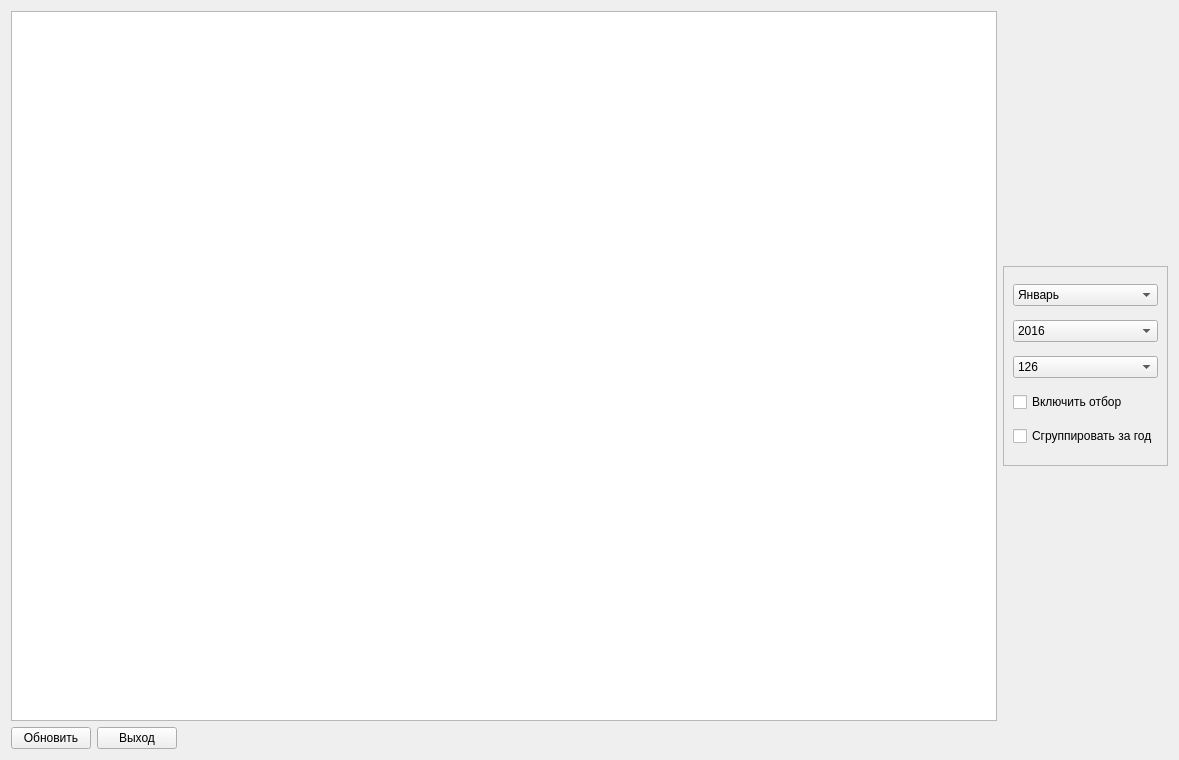
<?xml version="1.0" encoding="UTF-8"?>
<ui version="4.0">
 <class>FSeansVrv</class>
 <widget class="QWidget" name="FSeansVrv">
  <property name="windowModality">
   <enum>Qt::ApplicationModal</enum>
  </property>
  <property name="geometry">
   <rect>
    <x>0</x>
    <y>0</y>
    <width>1179</width>
    <height>760</height>
   </rect>
  </property>
  <property name="windowTitle">
   <string>Потери ИИ ВРВ БА КА </string>
  </property>
  <property name="windowIcon">
   <iconset resource="res.qrc">
    <normaloff>:/res/1/table.png</normaloff>:/res/1/table.png</iconset>
  </property>
  <layout class="QGridLayout" name="gridLayout">
   <item row="0" column="0">
    <widget class="QTableView" name="tableView"/>
   </item>
   <item row="0" column="1">
    <widget class="QFrame" name="frame">
     <property name="maximumSize">
      <size>
       <width>16777215</width>
       <height>200</height>
      </size>
     </property>
     <property name="frameShape">
      <enum>QFrame::StyledPanel</enum>
     </property>
     <property name="frameShadow">
      <enum>QFrame::Raised</enum>
     </property>
     <layout class="QVBoxLayout" name="verticalLayout">
      <item>
       <widget class="QComboBox" name="cb_mes">
        <item>
         <property name="text">
          <string>Январь</string>
         </property>
        </item>
        <item>
         <property name="text">
          <string>Февраль</string>
         </property>
        </item>
        <item>
         <property name="text">
          <string>Март</string>
         </property>
        </item>
        <item>
         <property name="text">
          <string>Апрель</string>
         </property>
        </item>
        <item>
         <property name="text">
          <string>Май</string>
         </property>
        </item>
        <item>
         <property name="text">
          <string>Июнь</string>
         </property>
        </item>
        <item>
         <property name="text">
          <string>Июль</string>
         </property>
        </item>
        <item>
         <property name="text">
          <string>Август</string>
         </property>
        </item>
        <item>
         <property name="text">
          <string>Сентябрь</string>
         </property>
        </item>
        <item>
         <property name="text">
          <string>Октябрь</string>
         </property>
        </item>
        <item>
         <property name="text">
          <string>Ноябрь</string>
         </property>
        </item>
        <item>
         <property name="text">
          <string>Декабрь</string>
         </property>
        </item>
       </widget>
      </item>
      <item>
       <widget class="QComboBox" name="cb_god">
        <item>
         <property name="text">
          <string>2016</string>
         </property>
        </item>
        <item>
         <property name="text">
          <string>2017</string>
         </property>
        </item>
        <item>
         <property name="text">
          <string>2018</string>
         </property>
        </item>
        <item>
         <property name="text">
          <string>2019</string>
         </property>
        </item>
        <item>
         <property name="text">
          <string>2020</string>
         </property>
        </item>
        <item>
         <property name="text">
          <string>2021</string>
         </property>
        </item>
        <item>
         <property name="text">
          <string>2022</string>
         </property>
        </item>
        <item>
         <property name="text">
          <string>2023</string>
         </property>
        </item>
        <item>
         <property name="text">
          <string>2024</string>
         </property>
        </item>
        <item>
         <property name="text">
          <string>2025</string>
         </property>
        </item>
        <item>
         <property name="text">
          <string>2026</string>
         </property>
        </item>
        <item>
         <property name="text">
          <string>2027</string>
         </property>
        </item>
        <item>
         <property name="text">
          <string>2028</string>
         </property>
        </item>
        <item>
         <property name="text">
          <string>2029</string>
         </property>
        </item>
        <item>
         <property name="text">
          <string>2030</string>
         </property>
        </item>
        <item>
         <property name="text">
          <string>2031</string>
         </property>
        </item>
       </widget>
      </item>
      <item>
       <widget class="QComboBox" name="cb_nka">
        <item>
         <property name="text">
          <string>126</string>
         </property>
        </item>
        <item>
         <property name="text">
          <string>127</string>
         </property>
        </item>
       </widget>
      </item>
      <item>
       <widget class="QCheckBox" name="cb_otb">
        <property name="text">
         <string>Включить отбор</string>
        </property>
       </widget>
      </item>
      <item>
       <widget class="QCheckBox" name="cb_grgod">
        <property name="text">
         <string>Сгруппировать за год</string>
        </property>
       </widget>
      </item>
     </layout>
    </widget>
   </item>
   <item row="1" column="0">
    <layout class="QHBoxLayout" name="horizontalLayout">
     <item>
      <widget class="QPushButton" name="btnRefresh">
       <property name="text">
        <string>Обновить</string>
       </property>
       <property name="icon">
        <iconset resource="res.qrc">
         <normaloff>:/res/Sync.png</normaloff>:/res/Sync.png</iconset>
       </property>
       <property name="iconSize">
        <size>
         <width>32</width>
         <height>32</height>
        </size>
       </property>
      </widget>
     </item>
     <item>
      <widget class="QPushButton" name="btnExit">
       <property name="text">
        <string>Выход</string>
       </property>
       <property name="icon">
        <iconset resource="res.qrc">
         <normaloff>:/res/Exit.png</normaloff>:/res/Exit.png</iconset>
       </property>
       <property name="iconSize">
        <size>
         <width>32</width>
         <height>32</height>
        </size>
       </property>
      </widget>
     </item>
     <item>
      <spacer name="horizontalSpacer">
       <property name="orientation">
        <enum>Qt::Horizontal</enum>
       </property>
       <property name="sizeHint" stdset="0">
        <size>
         <width>40</width>
         <height>20</height>
        </size>
       </property>
      </spacer>
     </item>
    </layout>
   </item>
  </layout>
 </widget>
 <resources>
  <include location="res.qrc"/>
 </resources>
 <connections/>
</ui>
